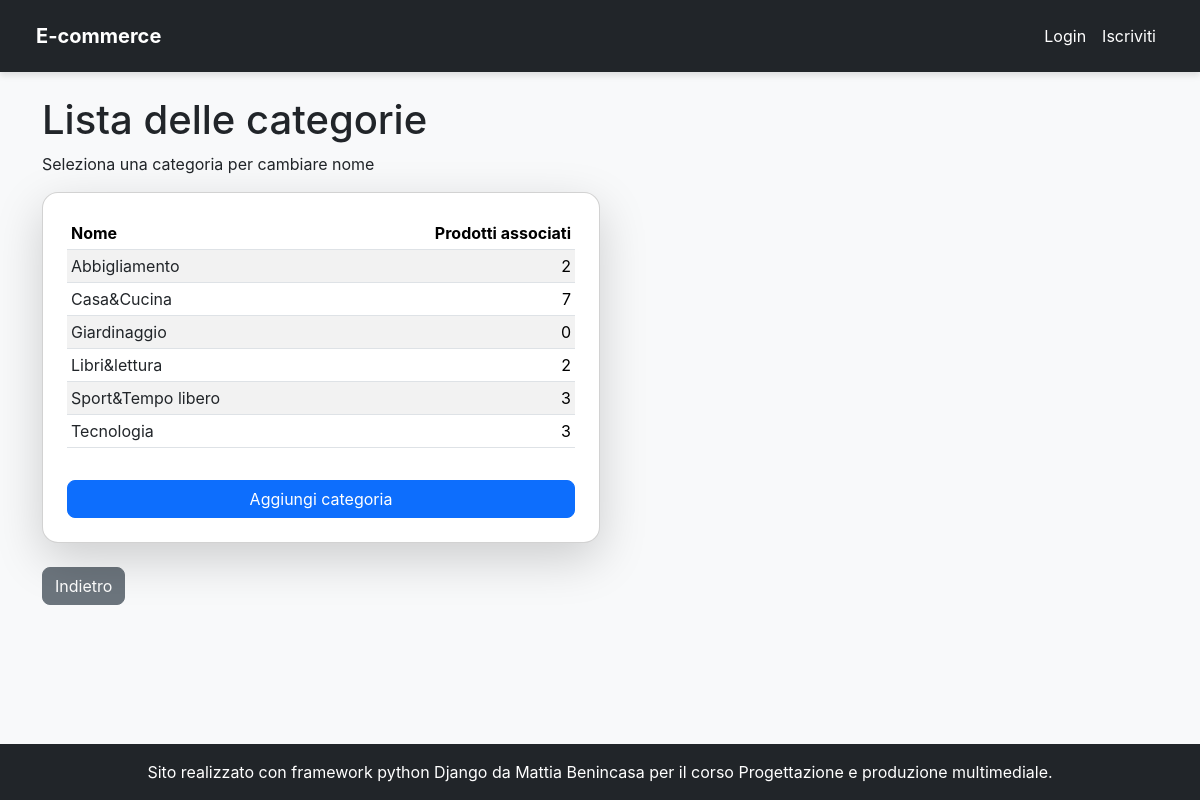
The page /products/categories_list/ on the database its author committed.
### products/models.py (models this page shows, shortened)
class Category(models.Model):
    name = models.CharField(max_length=100, unique=True, verbose_name="Nome Categoria")
    slug = AutoSlugField(populate_from='name', unique=True, always_update=True)
    class Meta:
        ordering = ('name',)
        verbose_name = "Categoria"
        verbose_name_plural = "Categorie"

### products/views.py (the view)
# urls.py: path("categories_list/", CategoriesList.as_view(), name='categories_list'),
class CategoriesList(ListView, PermissionRequiredMixin):
    model = Category
    template_name = 'store_manager/categories_list.html'
    context_object_name = 'categories'
    permission_required = 'products.view_category'

### templates/store_manager/categories_list.html (shortened to what this page needs)
{% extends 'base.html' %}
{% block content %}
<h1>Lista delle categorie</h1>
    <p>Seleziona una categoria per cambiare nome</p>
<div class="card shadow-lg rounded-card p-4 mb-3 w-50">
    <div class="table-responsive mb-3">
        <table class="table table-striped table-sm">
            <thead>
            <tr>
                <th scope="col">Nome</th>
                <th scope="col" class="text-end">Prodotti associati</th>
            </tr>
            </thead>
            <tbody>
            {% for category in categories %}
                <tr>
                    <td class="text-begin"><a href={% url 'update_category' category.pk %} class="link-underline-opacity-0 link-dark">
                        {{ category.name }}</a>
                    </td>
                    <td class="text-end">{{ category.products.all.count }}</td>
                </tr>
            {% endfor %}
            </tbody>
        </table>
    </div>
    <a href={% url 'add_category' %} class="btn btn-primary">Aggiungi categoria</a>
</div>
    <a href="{% url 'store_manager_dashboard' %}" class="mt-2 btn btn-secondary">Indietro</a>
{% endblock content %}

### templates/base.html (style rules this page uses)
body { font-family: 'Inter', sans-serif; background-color: #f8f9fa; padding-top: 4.5rem; }
.rounded-card { border-radius: 1rem; }
.btn-primary, .btn-secondary { border-radius: 0.5rem; }

### rows shown on the page
Category: name "Abbigliamento", products.all.count "2"
Category: name "Casa&Cucina", products.all.count "7"
Category: name "Giardinaggio", products.all.count "0"
Category: name "Libri&lettura", products.all.count "2"
Category: name "Sport&Tempo libero", products.all.count "3"
Category: name "Tecnologia", products.all.count "3"
